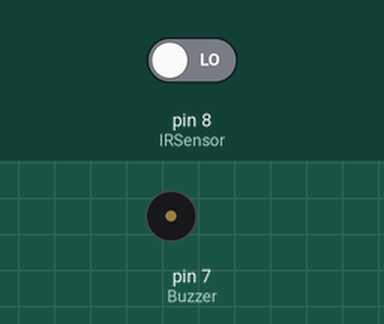
This sketch was run on a simulated Arduino Uno, built with avr-gcc and run on an emulated ATmega328P. Parts: buzzer (waves = sounding). The test bench sets the inputs (shaded band); at power-on: pin 8 (IRSensor) LOW.

Above: at 1.2 s.
1.3 s: pin 8 (IRSensor) driven HIGH
At 1.7 s:
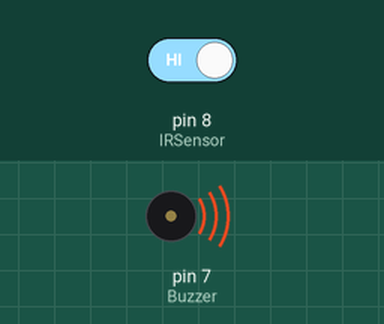
2.8 s: pin 8 (IRSensor) driven LOW
At 4.0 s:
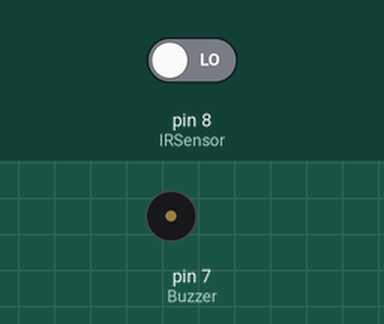
Timing chart, 0 to 5.8 s (numbered marks = the images above; inputs shaded):
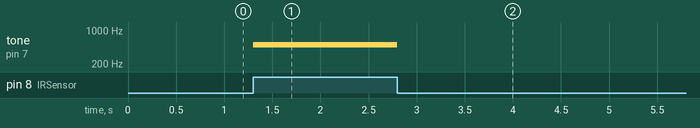

The sketch:

buzzer.ino
```cpp
#include <DHT.h>
#include <DHT_U.h>

int IRSensor = 8; // connect ir sensor to arduino pin 2
int Buzzer = 7; // connect Led to arduino pin 13

void setup()
{
pinMode (IRSensor, INPUT); // sensor pin INPUT
pinMode (Buzzer, OUTPUT); // Led pin OUTPUT
Serial.begin(9600);
}

void loop()
{
if(digitalRead(IRSensor)==HIGH)

tone(Buzzer,500);


else{
noTone(Buzzer);
}

}
```

Measured:
- after the input at 1.3 s, tone on pin 7 (Buzzer): silent → 500 Hz at once
- after the input at 2.8 s, tone on pin 7 (Buzzer): 500 Hz → silent at once
